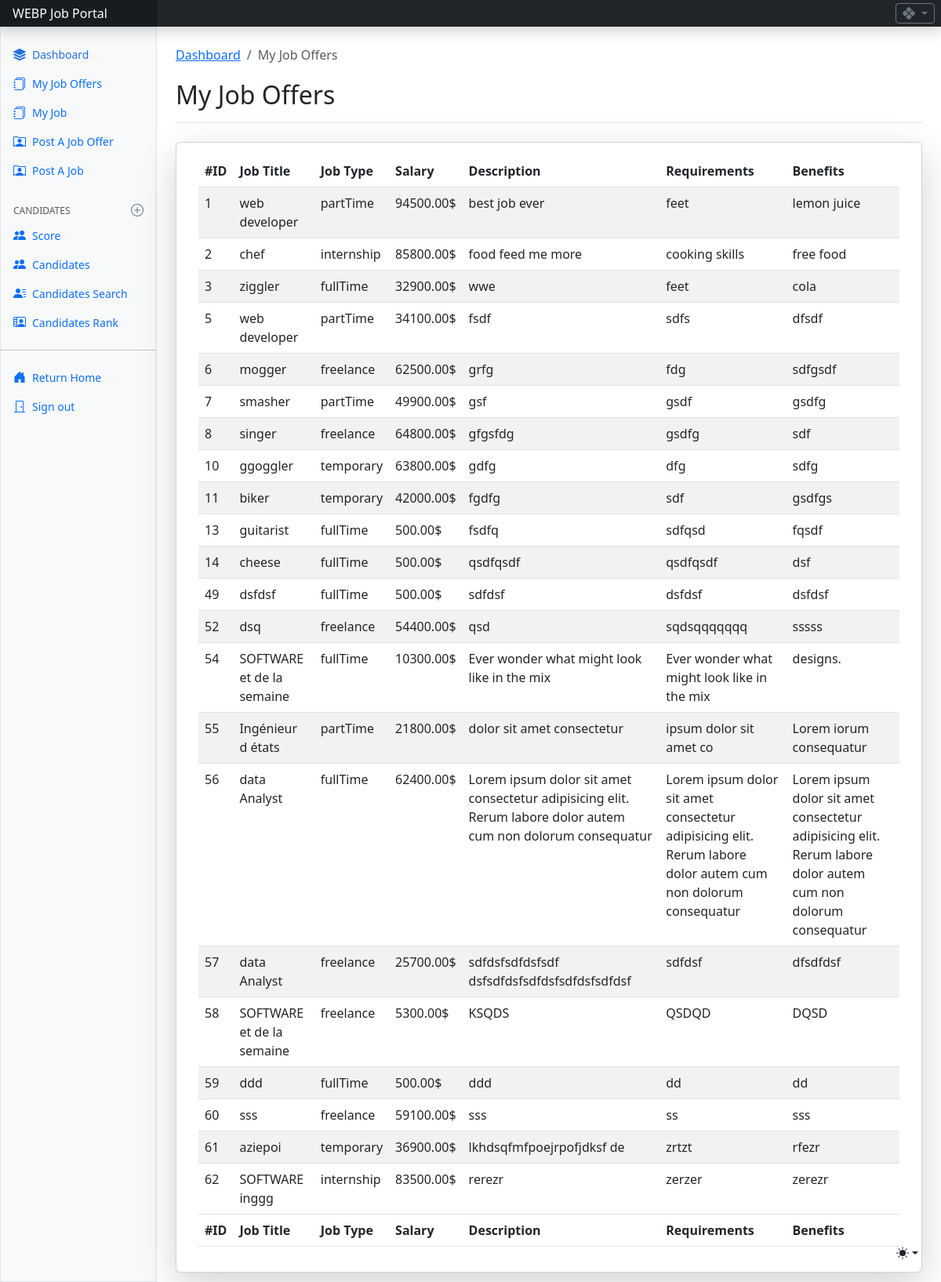
The page /RECRUITER/DASHBOARD/my_job_offers.php (signed in) on the database its author committed.
### tables this page shows
CREATE TABLE `job_offer` (
  `job_id` int(11) NOT NULL,
  `job_title` varchar(255) NOT NULL,
  `job_type` varchar(50) NOT NULL,
  `salary` decimal(10,2) DEFAULT NULL,
  `job_description` text DEFAULT NULL,
  `requirements` text DEFAULT NULL,
  `benefits` text DEFAULT NULL,
  `exp_sc` int(11) NOT NULL DEFAULT 0,
  `edc_sc` varchar(255) NOT NULL DEFAULT '0',
  `skill_sc` varchar(255) NOT NULL DEFAULT '0',
  `status` int(11) DEFAULT 1,
  `creation_date` timestamp NOT NULL DEFAULT current_timestamp(),
  `rec_id` int(11) DEFAULT NULL
);

### RECRUITER/DASHBOARD/my_job_offers.php (the view, shortened to what this page needs)
<?php
  include('include/header.php');
  include('include/sidebar.php');
 ?>
    <main class="col-md-9 ms-sm-auto col-lg-10 px-md-4 pt-4 pb-2 mb-1">
      <nav aria-label="breadcrumb">
          <ol class="breadcrumb">
            <li class="breadcrumb-item"><a href="rec_dashboard.php">Dashboard</a></li>
           <li class="breadcrumb-item active" aria-current="page">My Job Offers</li>
          </ol>
        </nav>
      <div class="d-flex justify-content-between flex-wrap flex-md-nowrap align-items-center pt-1 pb-2 mb-1 border-bottom">
        <h1 class="h2">My Job Offers</h1>
      </div>
       <div class=" container-fluid card mt-4 shadow-lg">
        <div class="card-body">
    <table id="example" class="table table-striped" style="width:100%">
        <thead>
            <tr>
                <th >#ID</th>
                <th>Job Title</th>
                <th>Job Type</th>
                <th>Salary</th>
                <th>Description</th>
                <th>Requirements</th>
                <th>Benefits</th>
            </tr>
        </thead>
        <tbody>
<?php
include('connection/db.php');
$query = mysqli_query($conn, "SELECT *
    FROM job_offer j
    INNER JOIN Recruiters r ON r.rec_id = j.rec_id
    WHERE j.status = 1");
while($row=mysqli_fetch_array($query)){
?>
            <tr>
                <td><?php echo $row['job_id']; ?></td>
                <td><?php echo $row['job_title']; ?></td>
                <td><?php echo $row['job_type']; ?></td>
                <td><?php echo $row['salary']; echo "$"; ?></td>
                <td><?php echo $row['job_description']; ?></td>
                <td><?php echo $row['requirements']; ?></td>
                <td><?php echo $row['benefits']; ?></td>
            </tr>
        <?php }  ?>
        </tbody>
        <tfoot>
            <tr>
                <th >#ID</th>
                <th>Job Title</th>
                <th>Job Type</th>
                <th>Salary</th>
                <th>Description</th>
                <th>Requirements</th>
                <th>Benefits</th>
            </tr>
        </tfoot>
    </table>
  </div>
</div>
    </main>
  </div>
</div>
  </body>
</html>

### RECRUITER/css/scroll.css (style rules this page uses)
html, body { overflow-x: hidden; }

### rows shown on the page
job_offer: job_id "1", job_title "web developer", job_type "partTime", salary "94500.00", job_description "best job ever", requirements "feet", benefits "lemon juice"
job_offer: job_id "2", job_title "chef", job_type "internship", salary "85800.00", job_description "food feed me more", requirements "cooking skills", benefits "free food"
job_offer: job_id "3", job_title "ziggler", job_type "fullTime", salary "32900.00", job_description "wwe", requirements "feet", benefits "cola"
job_offer: job_id "5", job_title "web developer", job_type "partTime", salary "34100.00", job_description "fsdf", requirements "sdfs", benefits "dfsdf"
job_offer: job_id "6", job_title "mogger", job_type "freelance", salary "62500.00", job_description "grfg", requirements "fdg", benefits "sdfgsdf"
job_offer: job_id "7", job_title "smasher", job_type "partTime", salary "49900.00", job_description "gsf", requirements "gsdf", benefits "gsdfg"
job_offer: job_id "8", job_title "singer", job_type "freelance", salary "64800.00", job_description "gfgsfdg", requirements "gsdfg", benefits "sdf"
job_offer: job_id "10", job_title "ggoggler", job_type "temporary", salary "63800.00", job_description "gdfg", requirements "dfg", benefits "sdfg"
job_offer: job_id "11", job_title "biker", job_type "temporary", salary "42000.00", job_description "fgdfg", requirements "sdf", benefits "gsdfgs"
job_offer: job_id "13", job_title "guitarist", job_type "fullTime", salary "500.00", job_description "fsdfq", requirements "sdfqsd", benefits "fqsdf"
job_offer: job_id "14", job_title "cheese", job_type "fullTime", salary "500.00", job_description "qsdfqsdf", requirements "qsdfqsdf", benefits "dsf"
job_offer: job_id "49", job_title "dsfdsf", job_type "fullTime", salary "500.00", job_description "sdfdsf", requirements "dsfdsf", benefits "dsfdsf"
job_offer: job_id "52", job_title "dsq", job_type "freelance", salary "54400.00", job_description "qsd", requirements "sqdsqqqqqqq", benefits "sssss"
job_offer: job_id "54", job_title "SOFTWARE et de la semaine", job_type "fullTime", salary "10300.00", job_description "Ever wonder what might look like in the mix", requirements "Ever wonder what might look like in the mix", benefits "designs."
job_offer: job_id "55", job_title "Ingénieur d états", job_type "partTime", salary "21800.00", job_description "dolor sit amet consectetur", requirements "ipsum dolor sit amet co", benefits "Lorem iorum consequatur"
job_offer: job_id "56", job_title "data Analyst", job_type "fullTime", salary "62400.00", job_description "Lorem ipsum dolor sit amet consectetur adipisicing elit. Rerum labore dolor autem cum non dolorum consequatur", requirements "Lorem ipsum dolor sit amet consectetur adipisicing elit. Rerum labore dolor autem cum non dolorum consequatur", benefits "Lorem ipsum dolor sit amet consectetur adipisicing elit. Rerum labore dolor autem cum non dolorum consequatur"
job_offer: job_id "57", job_title "data Analyst", job_type "freelance", salary "25700.00", job_description "sdfdsfsdfdsfsdf dsfsdfdsfsdfdsfsdfdsfsdfdsf", requirements "sdfdsf", benefits "dfsdfdsf"
job_offer: job_id "58", job_title "SOFTWARE et de la semaine", job_type "freelance", salary "5300.00", job_description "KSQDS", requirements "QSDQD", benefits "DQSD"
job_offer: job_id "59", job_title "ddd", job_type "fullTime", salary "500.00", job_description "ddd", requirements "dd", benefits "dd"
job_offer: job_id "60", job_title "sss", job_type "freelance", salary "59100.00", job_description "sss", requirements "ss", benefits "sss"
job_offer: job_id "61", job_title "aziepoi", job_type "temporary", salary "36900.00", job_description "lkhdsqfmfpoejrpofjdksf de", requirements "zrtzt", benefits "rfezr"
job_offer: job_id "62", job_title "SOFTWARE inggg", job_type "internship", salary "83500.00", job_description "rerezr", requirements "zerzer", benefits "zerezr"
